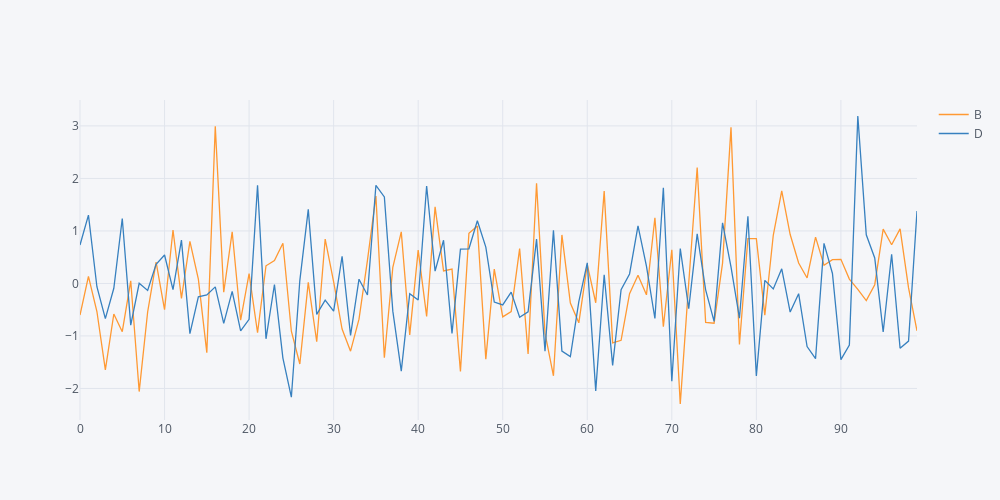

This figure's notebook cell:
### Markdown cell above
### Definir dimensiones de la Figura

### Code cell
configure_plotly_browser_state()
df[['B','D']].iplot(dimensions=(1000,500))
